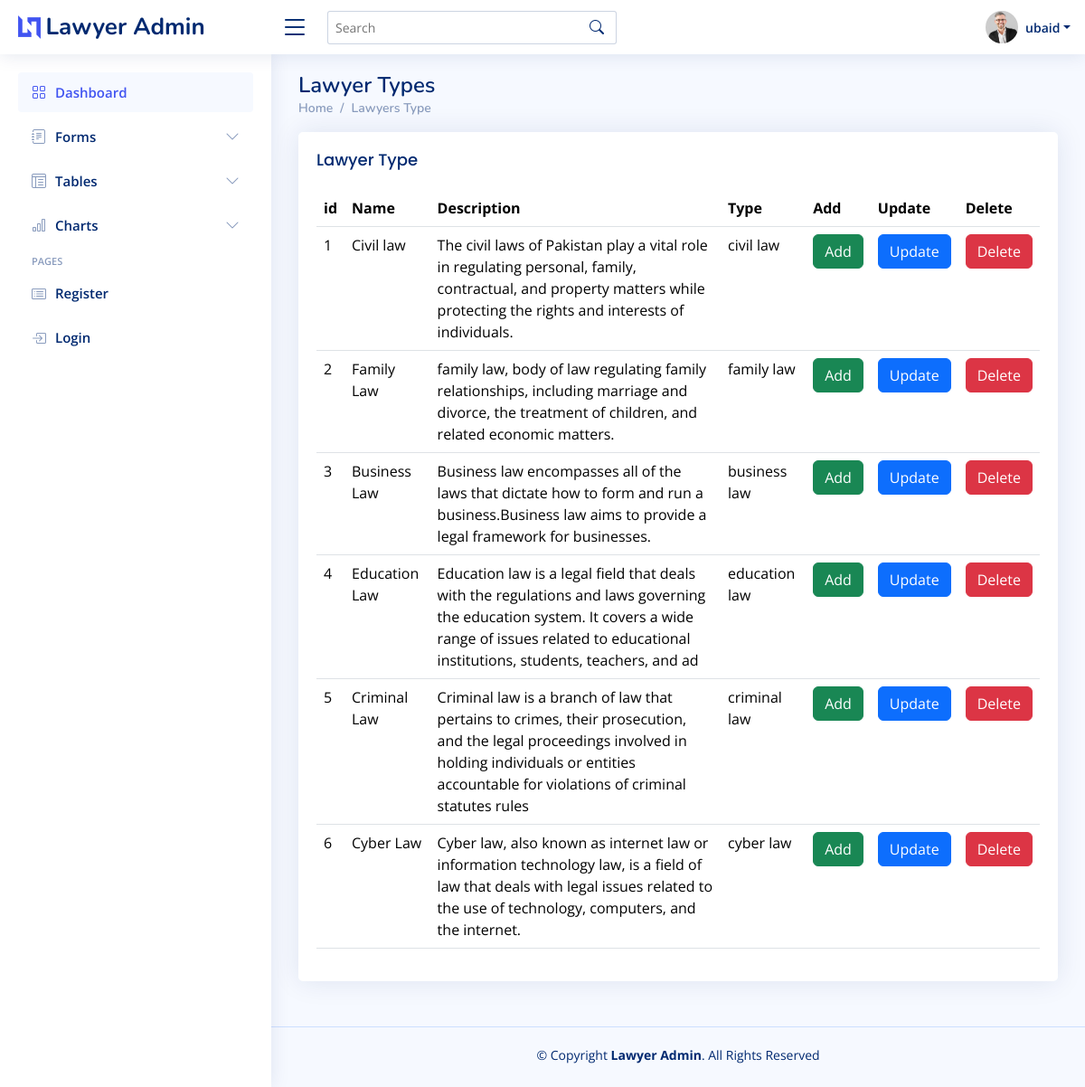
Screenshot of /tables-data.php (signed in) with the database file from the repository.
### tables this page shows
CREATE TABLE `law` (
  `law_id` int(11) NOT NULL,
  `law_name` varchar(255) NOT NULL,
  `law_description` varchar(200) NOT NULL,
  `law_logo` varchar(200) NOT NULL,
  `type` varchar(200) NOT NULL
);

### tables-data.php (the view, shortened to what this page needs)
<?php require "header/navbar.php" ?>
<?php require "connection/connection.php" ?>
<?php
$sql_insert = "SELECT * FROM `law`";
$sql_prepare = $connection->prepare($sql_insert);
$sql_prepare->execute();
$sql_fetch = $sql_prepare->fetchAll(PDO::FETCH_ASSOC);
?>
  <main id="main" class="main">
    <div class="pagetitle">
      <h1>Lawyer Types </h1>
      <nav>
        <ol class="breadcrumb">
          <li class="breadcrumb-item"><a href="index.php">Home</a></li>
          <li class="breadcrumb-item">Lawyers Type </li>
        </ol>
      </nav>
    </div>
    <section class="section">
      <div class="row">
        <div class="col-lg-12">
          <div class="card">
            <div class="card-body">
              <h5 class="card-title">Lawyer Type </h5>
              <table class="table">
                <thead>
                  <tr>
                    <th scope="col">id</th>
                    <th scope="col">Name</th>
                    <th scope="col">Description</th>
                    <th scope="col">Type</th>
                    <th scope="col">Add</th>
                    <th scope="col">Update</th>
                    <th scope="col">Delete</th>
                  </tr>
                </thead>
                <tbody>
                <?php
                foreach($sql_fetch as $fetch){
                ?>
                <tr>
                    <td> <?php echo $fetch['law_id']; ?> </td>
                    <td> <?php echo $fetch['law_name']; ?> </td>
                    <td> <?php echo $fetch['law_description']; ?> </td>
                    <td> <?php echo $fetch['type'] ?> </td>
                  <td>  <a href="catagadd.php?id=<?php echo $fetch['law_id'] ?>" class = "card-lint btn btn-success">Add</a></td>
                  <td>  <a href="catagoriesupdate.php?id=<?php echo $fetch['law_id'] ?>" class = "card-lint btn btn-primary">Update</a></td>
                  <td>  <a href="catagoriesdel.php?delid=<?php echo $fetch['law_id'] ?>" value = "delete"
                      name = "delete" class = "card-lint btn btn-danger">Delete</a></td>
                  </tr>
                  <?php } ?>
                </tbody>
              </table>
            </div>
          </div>
            </div>
          </div>
    </section>
  </main>
  <footer id="footer" class="footer">
    <div class="copyright">
      &copy; Copyright <strong><span>Lawyer Admin</span></strong>. All Rights Reserved
    </div>
    <div class="credits">
    </div>
  </footer>
</body>
</html>

### assets/css/style.css (style rules this page uses)
:root { scroll-behavior: smooth; }
body { font-family: "Open Sans", sans-serif; background: #f6f9ff; color: #444444; }
a { color: #4154f1; text-decoration: none; }
h1, h2, h3, h4, h5, h6 { font-family: "Nunito", sans-serif; }
#main { margin-top: 60px; padding: 20px 30px; transition: all 0.3s; }
.pagetitle { margin-bottom: 10px; }
.pagetitle h1 { font-size: 24px; margin-bottom: 0; font-weight: 600; color: #012970; }
.card { margin-bottom: 30px; border: none; border-radius: 5px; box-shadow: 0px 0 30px rgba(1, 41, 112, 0.1); }
.card-title { padding: 20px 0 15px 0; font-size: 18px; font-weight: 500; color: #012970; font-family: "Poppins", sans-serif; }
.card-body { padding: 0 20px 20px 20px; }
.breadcrumb { font-size: 14px; font-family: "Nunito", sans-serif; color: #899bbd; font-weight: 600; }
.breadcrumb a { color: #899bbd; transition: 0.3s; }
.breadcrumb .breadcrumb-item::before { color: #899bbd; }
@media (min-width: 1200px) { #main, #footer { margin-left: 300px; } }
.footer { padding: 20px 0; font-size: 14px; transition: all 0.3s; border-top: 1px solid #cddfff; }
.footer .copyright { text-align: center; color: #012970; }
.footer .credits { padding-top: 5px; text-align: center; font-size: 13px; color: #012970; }

### rows the page displays
law: law_id "1", law_name "Civil law", law_description "The civil laws of Pakistan play a vital role in regulating personal, family, contractual, and property matters while protecting the rights and interests of individuals.", type "civil law"
law: law_id "2", law_name "Family Law", law_description "family law, body of law regulating family relationships, including marriage and divorce, the treatment of children, and related economic matters.", type "family law"
law: law_id "3", law_name "Business Law", law_description "Business law encompasses all of the laws that dictate how to form and run a business.Business law aims to provide a legal framework for businesses.", type "business law"
law: law_id "4", law_name "Education Law", law_description "Education law is a legal field that deals with the regulations and laws governing the education system. It covers a wide range of issues related to educational institutions, students, teachers, and ad", type "education law"
law: law_id "5", law_name "Criminal Law", law_description "Criminal law is a branch of law that pertains to crimes, their prosecution, and the legal proceedings involved in holding individuals or entities accountable for violations of criminal statutes rules", type "criminal law"
law: law_id "6", law_name "Cyber Law", law_description "Cyber law, also known as internet law or information technology law, is a field of law that deals with legal issues related to the use of technology, computers, and the internet.", type "cyber law"

### other values shown
$_SESSION['username'] "ubaid"
